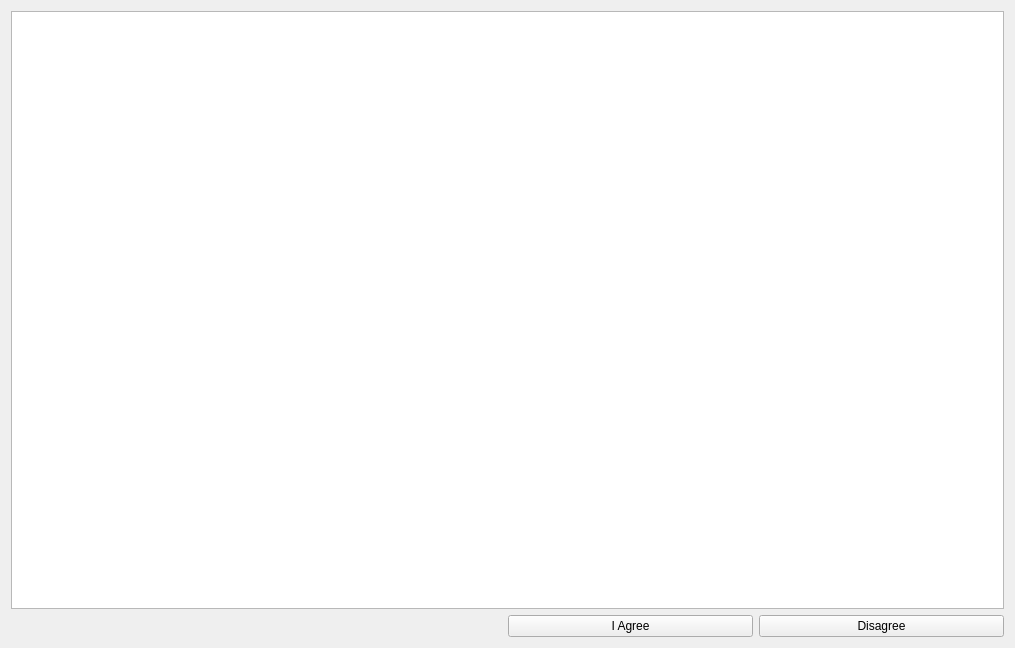
<?xml version="1.0" encoding="UTF-8"?>
<ui version="4.0">
 <class>ConsentTaskView</class>
 <widget class="QWidget" name="ConsentTaskView">
  <property name="geometry">
   <rect>
    <x>0</x>
    <y>0</y>
    <width>1015</width>
    <height>648</height>
   </rect>
  </property>
  <property name="windowTitle">
   <string>Form</string>
  </property>
  <layout class="QVBoxLayout" name="verticalLayout">
   <item>
    <widget class="QTextEdit" name="textEdit">
     <property name="readOnly">
      <bool>true</bool>
     </property>
    </widget>
   </item>
   <item>
    <layout class="QHBoxLayout" name="horizontalLayout">
     <item>
      <spacer name="horizontalSpacer">
       <property name="orientation">
        <enum>Qt::Horizontal</enum>
       </property>
       <property name="sizeHint" stdset="0">
        <size>
         <width>40</width>
         <height>20</height>
        </size>
       </property>
      </spacer>
     </item>
     <item>
      <layout class="QGridLayout" name="gridLayout" columnstretch="1,1" columnminimumwidth="150,150">
       <item row="0" column="0">
        <widget class="QPushButton" name="acceptBtn">
         <property name="text">
          <string>I Agree</string>
         </property>
        </widget>
       </item>
       <item row="0" column="1">
        <widget class="QPushButton" name="declineBtn">
         <property name="text">
          <string>Disagree</string>
         </property>
        </widget>
       </item>
      </layout>
     </item>
    </layout>
   </item>
  </layout>
 </widget>
 <resources/>
 <connections/>
</ui>
